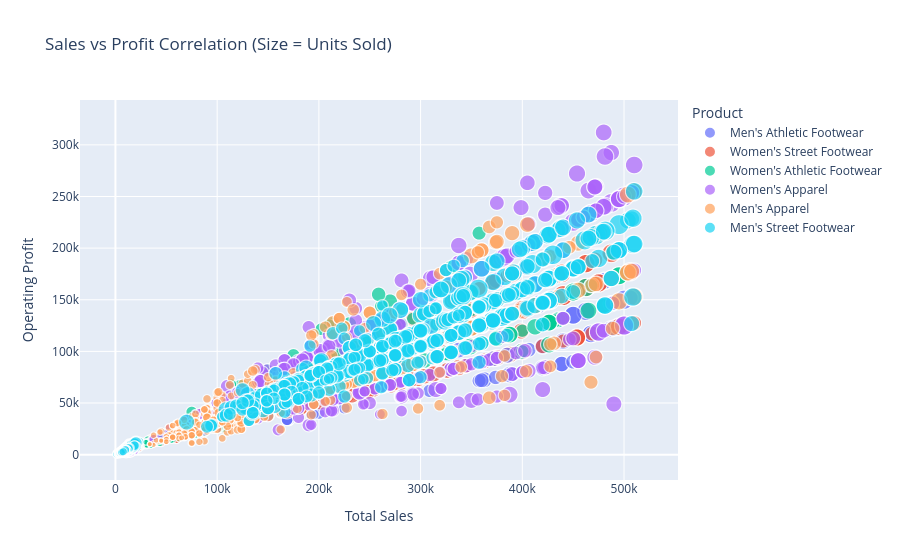
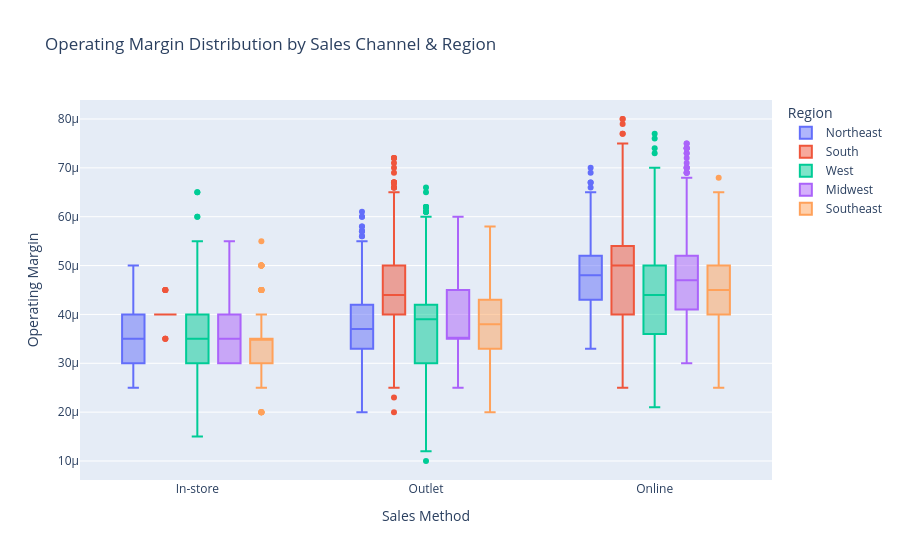

These figures' notebook cell, in order:
### Code cell
fig3 = px.scatter(df, x="Total Sales", y="Operating Profit", color="Product",
                 size="Units Sold", hover_data=['City'],
                 title="Sales vs Profit Correlation (Size = Units Sold)")
fig3.show()

fig4 = px.box(df, x="Sales Method", y="Operating Margin", color="Region",
             title="Operating Margin Distribution by Sales Channel & Region")
fig4.show()

### Figure 1 — Plotly figure (JSON) as saved in the notebook; plotly's stock layout.template omitted (floating-point values rounded to 4 significant figures; data arrays with more than 128 entries replaced by an {"elided": "..."} marker saying what was removed)
{"data": [{"customdata": {"elided": "1574x1 str values"}, "hovertemplate": "Product=Men's Athletic Footwear<br>Total Sales=%{x}<br>Operating Profit=%{y}<br>Units Sold=%{marker.size}<br>City=%{customdata[0]}<extra></extra>", "legendgroup": "Men's Athletic Footwear", "marker": {"color": "#636efa", "size": {"elided": "1574 int values"}, "sizemode": "area", "sizeref": 2.75, "symbol": "circle"}, "mode": "markers", "name": "Men's Athletic Footwear", "showlegend": true, "type": "scattergl", "x": {"elided": "1574 float values"}, "xaxis": "x", "y": {"elided": "1574 float values"}, "yaxis": "y"}, {"customdata": {"elided": "1593x1 str values"}, "hovertemplate": "Product=Women's Street Footwear<br>Total Sales=%{x}<br>Operating Profit=%{y}<br>Units Sold=%{marker.size}<br>City=%{customdata[0]}<extra></extra>", "legendgroup": "Women's Street Footwear", "marker": {"color": "#EF553B", "size": {"elided": "1593 int values"}, "sizemode": "area", "sizeref": 2.75, "symbol": "circle"}, "mode": "markers", "name": "Women's Street Footwear", "showlegend": true, "type": "scattergl", "x": {"elided": "1593 float values"}, "xaxis": "x", "y": {"elided": "1593 float values"}, "yaxis": "y"}, {"customdata": {"elided": "1604x1 str values"}, "hovertemplate": "Product=Women's Athletic Footwear<br>Total Sales=%{x}<br>Operating Profit=%{y}<br>Units Sold=%{marker.size}<br>City=%{customdata[0]}<extra></extra>", "legendgroup": "Women's Athletic Footwear", "marker": {"color": "#00cc96", "size": {"elided": "1604 int values"}, "sizemode": "area", "sizeref": 2.75, "symbol": "circle"}, "mode": "markers", "name": "Women's Athletic Footwear", "showlegend": true, "type": "scattergl", "x": {"elided": "1604 float values"}, "xaxis": "x", "y": {"elided": "1604 float values"}, "yaxis": "y"}, {"customdata": {"elided": "1553x1 str values"}, "hovertemplate": "Product=Women's Apparel<br>Total Sales=%{x}<br>Operating Profit=%{y}<br>Units Sold=%{marker.size}<br>City=%{customdata[0]}<extra></extra>", "legendgroup": "Women's Apparel", "marker": {"color": "#ab63fa", "size": {"elided": "1553 int values"}, "sizemode": "area", "sizeref": 2.75, "symbol": "circle"}, "mode": "markers", "name": "Women's Apparel", "showlegend": true, "type": "scattergl", "x": {"elided": "1553 float values"}, "xaxis": "x", "y": {"elided": "1553 float values"}, "yaxis": "y"}, {"customdata": {"elided": "1588x1 str values"}, "hovertemplate": "Product=Men's Apparel<br>Total Sales=%{x}<br>Operating Profit=%{y}<br>Units Sold=%{marker.size}<br>City=%{customdata[0]}<extra></extra>", "legendgroup": "Men's Apparel", "marker": {"color": "#FFA15A", "size": {"elided": "1588 int values"}, "sizemode": "area", "sizeref": 2.75, "symbol": "circle"}, "mode": "markers", "name": "Men's Apparel", "showlegend": true, "type": "scattergl", "x": {"elided": "1588 float values"}, "xaxis": "x", "y": {"elided": "1588 float values"}, "yaxis": "y"}, {"customdata": {"elided": "1547x1 str values"}, "hovertemplate": "Product=Men's Street Footwear<br>Total Sales=%{x}<br>Operating Profit=%{y}<br>Units Sold=%{marker.size}<br>City=%{customdata[0]}<extra></extra>", "legendgroup": "Men's Street Footwear", "marker": {"color": "#19d3f3", "size": {"elided": "1547 int values"}, "sizemode": "area", "sizeref": 2.75, "symbol": "circle"}, "mode": "markers", "name": "Men's Street Footwear", "showlegend": true, "type": "scattergl", "x": {"elided": "1547 float values"}, "xaxis": "x", "y": {"elided": "1547 float values"}, "yaxis": "y"}], "layout": {"legend": {"itemsizing": "constant", "title": {"text": "Product"}, "tracegroupgap": 0}, "title": {"text": "Sales vs Profit Correlation (Size = Units Sold)"}, "xaxis": {"anchor": "y", "domain": [0, 1], "title": {"text": "Total Sales"}}, "yaxis": {"anchor": "x", "domain": [0, 1], "title": {"text": "Operating Profit"}}}}

### Figure 2 — Plotly figure (JSON) as saved in the notebook; plotly's stock layout.template omitted (floating-point values rounded to 4 significant figures; data arrays with more than 128 entries replaced by an {"elided": "..."} marker saying what was removed)
{"data": [{"alignmentgroup": "True", "hovertemplate": "Region=Northeast<br>Sales Method=%{x}<br>Operating Margin=%{y}<extra></extra>", "legendgroup": "Northeast", "marker": {"color": "#636efa"}, "name": "Northeast", "notched": false, "offsetgroup": "Northeast", "orientation": "v", "showlegend": true, "type": "box", "x": {"elided": "2335 str values"}, "x0": " ", "xaxis": "x", "y": {"elided": "2335 float values"}, "y0": " ", "yaxis": "y"}, {"alignmentgroup": "True", "hovertemplate": "Region=South<br>Sales Method=%{x}<br>Operating Margin=%{y}<extra></extra>", "legendgroup": "South", "marker": {"color": "#EF553B"}, "name": "South", "notched": false, "offsetgroup": "South", "orientation": "v", "showlegend": true, "type": "box", "x": {"elided": "1711 str values"}, "x0": " ", "xaxis": "x", "y": {"elided": "1711 float values"}, "y0": " ", "yaxis": "y"}, {"alignmentgroup": "True", "hovertemplate": "Region=West<br>Sales Method=%{x}<br>Operating Margin=%{y}<extra></extra>", "legendgroup": "West", "marker": {"color": "#00cc96"}, "name": "West", "notched": false, "offsetgroup": "West", "orientation": "v", "showlegend": true, "type": "box", "x": {"elided": "2390 str values"}, "x0": " ", "xaxis": "x", "y": {"elided": "2390 float values"}, "y0": " ", "yaxis": "y"}, {"alignmentgroup": "True", "hovertemplate": "Region=Midwest<br>Sales Method=%{x}<br>Operating Margin=%{y}<extra></extra>", "legendgroup": "Midwest", "marker": {"color": "#ab63fa"}, "name": "Midwest", "notched": false, "offsetgroup": "Midwest", "orientation": "v", "showlegend": true, "type": "box", "x": {"elided": "1867 str values"}, "x0": " ", "xaxis": "x", "y": {"elided": "1867 float values"}, "y0": " ", "yaxis": "y"}, {"alignmentgroup": "True", "hovertemplate": "Region=Southeast<br>Sales Method=%{x}<br>Operating Margin=%{y}<extra></extra>", "legendgroup": "Southeast", "marker": {"color": "#FFA15A"}, "name": "Southeast", "notched": false, "offsetgroup": "Southeast", "orientation": "v", "showlegend": true, "type": "box", "x": {"elided": "1156 str values"}, "x0": " ", "xaxis": "x", "y": {"elided": "1156 float values"}, "y0": " ", "yaxis": "y"}], "layout": {"boxmode": "group", "legend": {"title": {"text": "Region"}, "tracegroupgap": 0}, "title": {"text": "Operating Margin Distribution by Sales Channel & Region"}, "xaxis": {"anchor": "y", "domain": [0, 1], "title": {"text": "Sales Method"}}, "yaxis": {"anchor": "x", "domain": [0, 1], "title": {"text": "Operating Margin"}}}}
